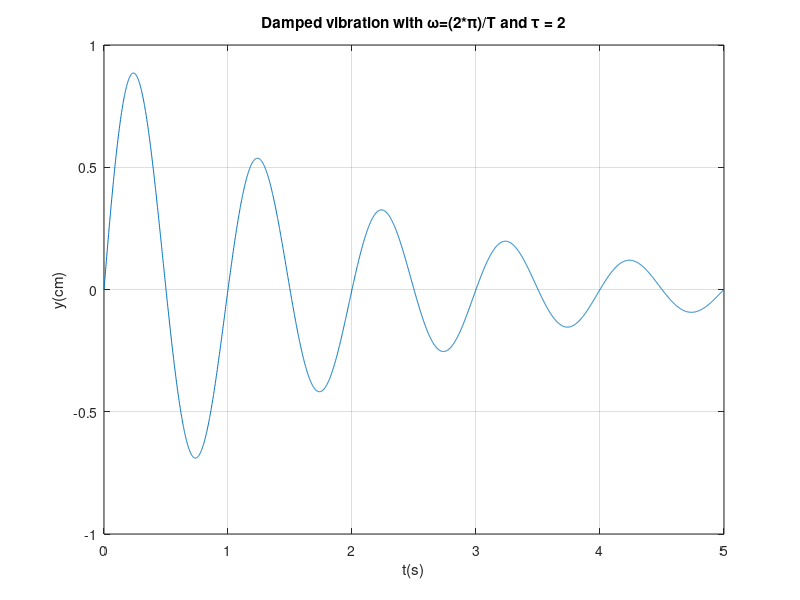

MATLAB code for this plot:
%% plotDampedSinusoids
%  make a plot of the function
%  y(t)=cos(omega*t)exp^(-t/tau)
%  Or optionally
%  y(t)=sin(omega*t)exp^(-t/tau)
%  Author: Samson Odan

%% Set Parameters
T=1;    % period of cosine (s)
tau=2;  % damping time (s)

tmin=0;
tmax=5*T;
omega=2*pi/T;
Nt=3000;
plotBoth = false;

%% set up arrays and tabulate
t=linspace(tmin,tmax,Nt);
y1=cos(omega*t).*exp(-t/tau);
y2=sin(omega*t).*exp(-t/tau);

%% plot curve and label
if plotBoth
    plot(t,y1,'b',t,y2,'r');
    legend('damped cos', 'damped sin')
else
    plot(t,y2)
end

grid on
xlabel('t(s)');
ylabel('y(cm)');
title(['Damped vibration with \omega=(2*\pi)/T and \tau = ', num2str(tau)]);
